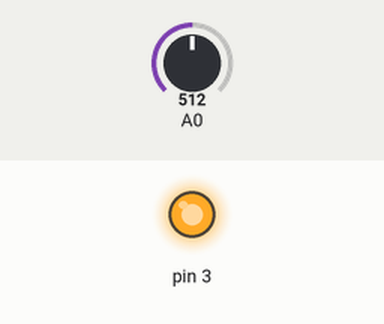
A sketch run on a simulated Arduino Uno, built with avr-gcc and run on an emulated ATmega328P. Shown: output pins drawn as LEDs (lit = HIGH). Inputs (shaded band) come from the test bench; at power-on: A0 = 512. What the sketch prints to the serial monitor is not drawn.

Above: at 3.8 s.
3.9 s: A0 set to 203
7.8 s: A0 set to 185
Timing chart, 0 to 10.8 s (numbered marks = the images above; inputs shaded):
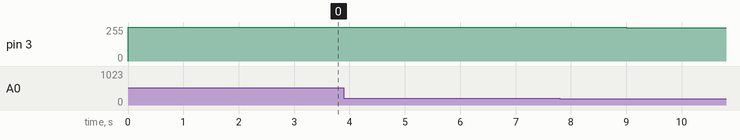

Measured:
- after the input at 3.9 s, every drawn part: stays the same
- after the input at 7.8 s, pin 3: 255/255 → 250/255 after 1.2 s

The sketch:

wk15.ino
```cpp
void setup() {

// initialize serial communications at 9600 bps:

Serial.begin(9600);}

void loop() {

int sensorRead = analogRead(A0);

  if(sensorRead< 135){ sensorRead=135;}
  else if(sensorRead > 186){sensorRead=186;}
  int ledDimming = map(sensorRead, 135, 186, 1, 255);
  analogWrite(3, ledDimming);
  Serial.println(ledDimming);
  delay(3000);


}
```
